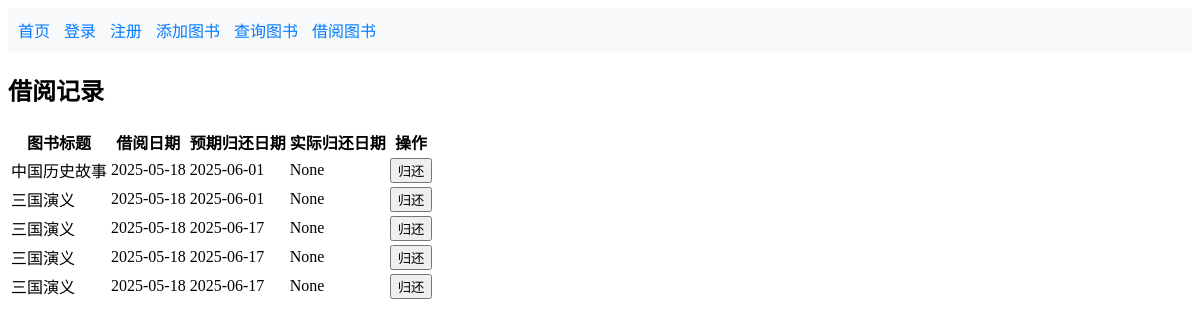
The page /user_records (signed in) on the database its author committed.
### tables this page shows
CREATE TABLE borrow_records (
            id INTEGER PRIMARY KEY AUTOINCREMENT,
            user_id INTEGER,
            book_id INTEGER,
            borrow_date TEXT,
            return_date TEXT,
            expected_return_date TEXT,
            FOREIGN KEY (user_id) REFERENCES users (id),
            FOREIGN KEY (book_id) REFERENCES books (id)
        );

CREATE TABLE books (
            id INTEGER PRIMARY KEY AUTOINCREMENT,
            title TEXT NOT NULL,
            author TEXT,
            publisher TEXT,
            category TEXT,
            publication_date TEXT,
            total_copies INTEGER,
            available_copies INTEGER,
            borrow_count INTEGER DEFAULT 0
        );

### app.py (the view)
@app.route('/user_records')
def user_records():
    user_id = session.get('user_id')
    if user_id:
        records = get_user_borrow_records(user_id)
        return render_template('user_records.html', records=records)
    else:
        flash('请先登录！', 'danger')
        return redirect(url_for('login_route'))

### app.py (called while the page is built)
def get_db():
    conn = sqlite3.connect('library.db')
    conn.row_factory = sqlite3.Row  # 使返回结果为字典形式
    return conn

def get_user_borrow_records(user_id):
    conn = get_db()
    cursor = conn.cursor()
    cursor.execute('''
        SELECT br.id, b.title, br.borrow_date, br.return_date, br.expected_return_date
        FROM borrow_records br
        JOIN books b ON br.book_id = b.id
        WHERE br.user_id = ?
        ORDER BY br.borrow_date DESC
    ''', (user_id,))
    records = cursor.fetchall()
    conn.close()
    return records

@app.before_request
def before_request():
    g.logged_in = 'user_id' in session

### templates/user_records.html
{% extends 'base.html' %}
{% block content %}
<h2>借阅记录</h2>
<table>
    <thead>
        <tr>
            <th>图书标题</th>
            <th>借阅日期</th>
            <th>预期归还日期</th>
            <th>实际归还日期</th>
            <th>操作</th>
        </tr>
    </thead>
    <tbody>
        {% for record in records %}
        <tr>
            <td>{{ record.title }}</td>
            <td>{{ record.borrow_date }}</td>
            <td>{{ record.expected_return_date }}</td>
            <td>{{ record.return_date }}</td>
            <td>
                {% if not record.return_date %}
                <form method="post" action="{{ url_for('return_book_route', record_id=record.id) }}">
                    <button type="submit">归还</button>
                </form>
                {% endif %}
            </td>
        </tr>
        {% endfor %}
    </tbody>
</table>
{% endblock %}

### templates/base.html (shortened to what this page needs)
<!DOCTYPE html>
<html lang="en">
<head>
</head>
<body>
    <div class="navbar">
        <a href="{{ url_for('index') }}">首页</a>
        {% if logged_in %}
            <a href="{{ url_for('user_records') }}">借阅记录</a>
            <a href="{{ url_for('logout') }}">退出登录</a>
        {% else %}
            <a href="{{ url_for('login_route') }}">登录</a>
            <a href="{{ url_for('register_route') }}">注册</a>
        {% endif %}
        <a href="{{ url_for('add_book_route') }}">添加图书</a>
        <a href="{{ url_for('search_books_route') }}">查询图书</a>
        <a href="{{ url_for('borrow_book_route') }}">借阅图书</a>
    </div>
    <div class="content">
        {% block content %}{% endblock %}
    </div>
</body>
</html>

### templates/base.html (style rules this page uses)
.navbar { background-color: #f8f9fa; padding: 10px; margin-bottom: 20px; }
.navbar a { margin-right: 10px; text-decoration: none; color: #007bff; }

### rows shown on the page
borrow_records: title "中国历史故事", borrow_date "2025-05-18", expected_return_date "2025-06-01", return_date "None"
borrow_records: title "三国演义", borrow_date "2025-05-18", expected_return_date "2025-06-01", return_date "None"
borrow_records: title "三国演义", borrow_date "2025-05-18", expected_return_date "2025-06-17", return_date "None"
borrow_records: title "三国演义", borrow_date "2025-05-18", expected_return_date "2025-06-17", return_date "None"
borrow_records: title "三国演义", borrow_date "2025-05-18", expected_return_date "2025-06-17", return_date "None"
